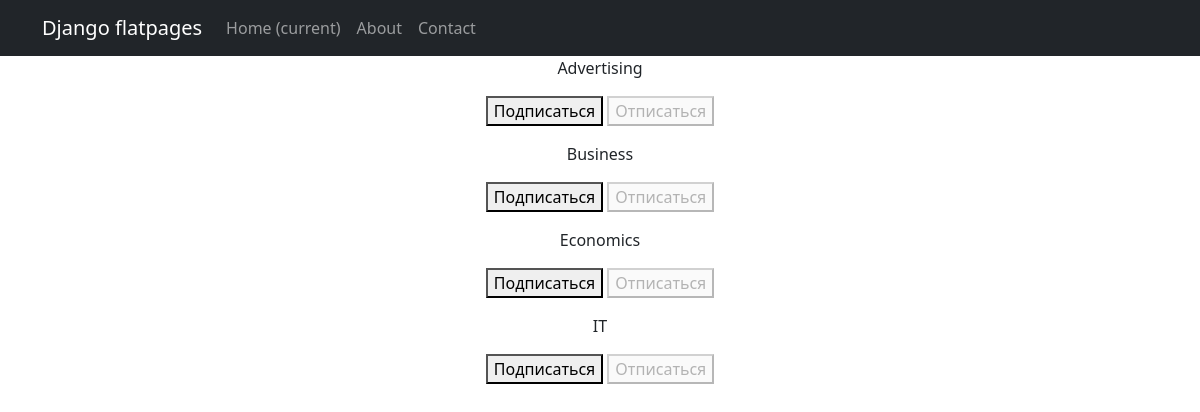
The page /news/subscriptions/ (signed in) on the database its author committed.
### newapp/models.py (models this page shows, shortened)
class Category(models.Model): #категории новостей/статей — темы, которые они отражают
    name = models.CharField(max_length = 64, unique = True)# Поле должно быть уникальным

### newapp/views.py (the view, shortened to what this page needs)
# urls.py: path('subscriptions/', subscriptions, name='subscriptions'),
@login_required #могут использовать только зарегистрированные пользователи
@csrf_protect #будет автоматически проверяться CSRF-токен в получаемых формах
def subscriptions(request):#функция, кот считает подписки
    categories_with_subscriptions = Category.objects.annotate(user_subscribed=Exists(Subscription.objects.filter(
                user=request.user, category=OuterRef('pk'),))).order_by('name') #количество подписчиков к каждой категории отсорт по имени
    return render(request,'subscriptions.html',{'categories': categories_with_subscriptions},)

### newapp/templates/subscriptions.html (shortened to what this page needs)
{% extends 'flatpages/default.html' %}
{% block content %}
    {% for category in categories  %}
        <p>
            {{ category.name }}
            <form method="post">
                {% if category.user_subscribed %}
                    <button disabled>Подписаться</button>
                    <button name="action" value="unsubscribe">Отписаться</button>
                {% else %}
                    <button name="action" value="subscribe">Подписаться</button>
                    <button disabled>Отписаться</button>
                {% endif %}
            </form>
        </p>
    {% endfor %}
{% endblock content %}

### rows shown on the page
Category: name "Advertising", shows "Подписаться"
Category: name "Business", shows "Подписаться"
Category: name "Economics", shows "Подписаться"
Category: name "IT", shows "Подписаться"
